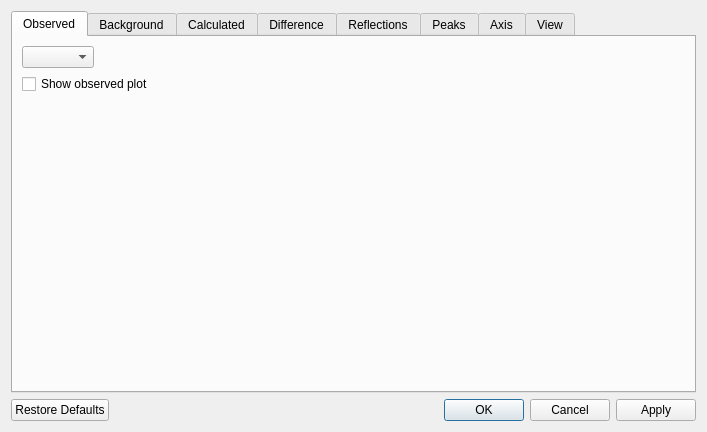
<?xml version="1.0" encoding="UTF-8"?>
<ui version="4.0">
 <class>PlotStyleDialog</class>
 <widget class="QDialog" name="PlotStyleDialog">
  <property name="geometry">
   <rect>
    <x>0</x>
    <y>0</y>
    <width>707</width>
    <height>432</height>
   </rect>
  </property>
  <property name="windowTitle">
   <string>Plot Options</string>
  </property>
  <layout class="QVBoxLayout" name="verticalLayout">
   <item>
    <widget class="QTabWidget" name="tabWidget">
     <property name="currentIndex">
      <number>0</number>
     </property>
     <widget class="QWidget" name="tabObserved">
      <attribute name="title">
       <string>Observed</string>
      </attribute>
      <layout class="QVBoxLayout" name="verticalLayout_3">
       <item>
        <layout class="QHBoxLayout" name="horizontalLayout">
         <item>
          <widget class="QComboBox" name="observedComboBox"/>
         </item>
         <item>
          <spacer name="horizontalSpacer">
           <property name="orientation">
            <enum>Qt::Horizontal</enum>
           </property>
           <property name="sizeHint" stdset="0">
            <size>
             <width>40</width>
             <height>20</height>
            </size>
           </property>
          </spacer>
         </item>
        </layout>
       </item>
       <item>
        <widget class="QCheckBox" name="obsCheckBox">
         <property name="text">
          <string>Show observed plot</string>
         </property>
        </widget>
       </item>
       <item>
        <widget class="LineStyleWidget" name="observedLineWidget" native="true"/>
       </item>
       <item>
        <widget class="MarkerStyleWidget" name="observedMarkerWidget" native="true"/>
       </item>
      </layout>
     </widget>
     <widget class="QWidget" name="tab_2">
      <attribute name="title">
       <string>Background</string>
      </attribute>
      <layout class="QVBoxLayout" name="verticalLayout_4">
       <item>
        <widget class="QCheckBox" name="backCheckBox">
         <property name="text">
          <string>Show background plot</string>
         </property>
        </widget>
       </item>
       <item>
        <widget class="LineStyleWidget" name="backgroundLineWidget" native="true"/>
       </item>
       <item>
        <widget class="QCheckBox" name="backpCheckBox">
         <property name="text">
          <string>Show background points</string>
         </property>
        </widget>
       </item>
       <item>
        <widget class="MarkerStyleWidget" name="backgroundPointWidget" native="true"/>
       </item>
      </layout>
     </widget>
     <widget class="QWidget" name="tab">
      <attribute name="title">
       <string>Calculated</string>
      </attribute>
      <layout class="QVBoxLayout" name="verticalLayout_5">
       <item>
        <widget class="QCheckBox" name="calcCheckBox">
         <property name="text">
          <string>Show calculated plot</string>
         </property>
        </widget>
       </item>
       <item>
        <widget class="LineStyleWidget" name="calculatedLineWidget" native="true"/>
       </item>
       <item>
        <spacer name="verticalSpacer">
         <property name="orientation">
          <enum>Qt::Vertical</enum>
         </property>
         <property name="sizeHint" stdset="0">
          <size>
           <width>20</width>
           <height>40</height>
          </size>
         </property>
        </spacer>
       </item>
      </layout>
     </widget>
     <widget class="QWidget" name="tab_3">
      <attribute name="title">
       <string>Difference</string>
      </attribute>
      <layout class="QVBoxLayout" name="verticalLayout_6">
       <item>
        <widget class="QCheckBox" name="diffCheckBox">
         <property name="text">
          <string>Show difference plot</string>
         </property>
        </widget>
       </item>
       <item>
        <widget class="LineStyleWidget" name="differenceLineWidget" native="true"/>
       </item>
       <item>
        <widget class="QCheckBox" name="cDiffCheckBox">
         <property name="text">
          <string>Show cumulative chi2 plot</string>
         </property>
        </widget>
       </item>
       <item>
        <widget class="LineStyleWidget" name="cumulativeLineWidget" native="true"/>
       </item>
      </layout>
     </widget>
     <widget class="QWidget" name="tab_4">
      <attribute name="title">
       <string>Reflections</string>
      </attribute>
      <layout class="QVBoxLayout" name="verticalLayout_8">
       <item>
        <layout class="QHBoxLayout" name="horizontalLayout_2">
         <item>
          <widget class="QComboBox" name="reflComboBox"/>
         </item>
         <item>
          <spacer name="horizontalSpacer_2">
           <property name="orientation">
            <enum>Qt::Horizontal</enum>
           </property>
           <property name="sizeHint" stdset="0">
            <size>
             <width>40</width>
             <height>20</height>
            </size>
           </property>
          </spacer>
         </item>
        </layout>
       </item>
       <item>
        <widget class="QCheckBox" name="reflCheckBox">
         <property name="text">
          <string>Show reflections ticks</string>
         </property>
        </widget>
       </item>
       <item>
        <widget class="LineStyleWidget" name="reflectionsLineWidget" native="true"/>
       </item>
       <item>
        <spacer name="verticalSpacer_3">
         <property name="orientation">
          <enum>Qt::Vertical</enum>
         </property>
         <property name="sizeHint" stdset="0">
          <size>
           <width>20</width>
           <height>40</height>
          </size>
         </property>
        </spacer>
       </item>
      </layout>
     </widget>
     <widget class="QWidget" name="tab_5">
      <attribute name="title">
       <string>Peaks</string>
      </attribute>
      <layout class="QVBoxLayout" name="verticalLayout_7">
       <item>
        <widget class="QCheckBox" name="peaksCheckBox">
         <property name="text">
          <string>Show peaks</string>
         </property>
        </widget>
       </item>
       <item>
        <widget class="LineStyleWidget" name="peaksLineWidget" native="true"/>
       </item>
       <item>
        <spacer name="verticalSpacer_2">
         <property name="orientation">
          <enum>Qt::Vertical</enum>
         </property>
         <property name="sizeHint" stdset="0">
          <size>
           <width>20</width>
           <height>40</height>
          </size>
         </property>
        </spacer>
       </item>
      </layout>
     </widget>
     <widget class="QWidget" name="tab_6">
      <attribute name="title">
       <string>Axis</string>
      </attribute>
      <layout class="QVBoxLayout" name="verticalLayout_9">
       <item>
        <layout class="QHBoxLayout" name="horizontalLayout_6" stretch="2,1">
         <item>
          <widget class="QGroupBox" name="groupBox">
           <property name="title">
            <string>Abscissa</string>
           </property>
           <layout class="QHBoxLayout" name="horizontalLayout_4">
            <item>
             <widget class="QRadioButton" name="tthetaRadioButton">
              <property name="text">
               <string>2theta</string>
              </property>
             </widget>
            </item>
            <item>
             <widget class="QRadioButton" name="dRadioButton">
              <property name="text">
               <string>d-spacing</string>
              </property>
             </widget>
            </item>
            <item>
             <widget class="QRadioButton" name="oneOverDRadioButton">
              <property name="text">
               <string>1/d</string>
              </property>
             </widget>
            </item>
            <item>
             <widget class="QRadioButton" name="oneOverD2RadioButton">
              <property name="text">
               <string>1/d^2</string>
              </property>
             </widget>
            </item>
           </layout>
          </widget>
         </item>
         <item>
          <widget class="QGroupBox" name="groupBox_2">
           <property name="title">
            <string>Scale</string>
           </property>
           <layout class="QHBoxLayout" name="horizontalLayout_8">
            <item>
             <widget class="QRadioButton" name="linearRadioButton">
              <property name="text">
               <string>Linear</string>
              </property>
             </widget>
            </item>
            <item>
             <widget class="QRadioButton" name="logarithmicRadioButton">
              <property name="text">
               <string>Logarithmic</string>
              </property>
             </widget>
            </item>
           </layout>
          </widget>
         </item>
        </layout>
       </item>
       <item>
        <layout class="QHBoxLayout" name="horizontalLayout_5">
         <item>
          <widget class="QLabel" name="label_4">
           <property name="text">
            <string>Selection:</string>
           </property>
           <property name="buddy">
            <cstring>axisComboBox</cstring>
           </property>
          </widget>
         </item>
         <item>
          <widget class="QComboBox" name="axisComboBox">
           <property name="sizePolicy">
            <sizepolicy hsizetype="Maximum" vsizetype="Fixed">
             <horstretch>0</horstretch>
             <verstretch>0</verstretch>
            </sizepolicy>
           </property>
           <item>
            <property name="text">
             <string>x axis 1</string>
            </property>
           </item>
           <item>
            <property name="text">
             <string>y axis 1</string>
            </property>
           </item>
           <item>
            <property name="text">
             <string>x axis 2</string>
            </property>
           </item>
           <item>
            <property name="text">
             <string>y axis 2</string>
            </property>
           </item>
          </widget>
         </item>
         <item>
          <spacer name="horizontalSpacer_4">
           <property name="orientation">
            <enum>Qt::Horizontal</enum>
           </property>
           <property name="sizeHint" stdset="0">
            <size>
             <width>40</width>
             <height>20</height>
            </size>
           </property>
          </spacer>
         </item>
        </layout>
       </item>
       <item>
        <widget class="QStackedWidget" name="axisStackedWidget">
         <property name="currentIndex">
          <number>0</number>
         </property>
         <widget class="QWidget" name="xAxis">
          <layout class="QVBoxLayout" name="verticalLayout_10">
           <item>
            <widget class="LineStyleWidget" name="xAxisLSWidget" native="true"/>
           </item>
           <item>
            <widget class="LineStyleWidget" name="xGridLSWidget" native="true"/>
           </item>
           <item>
            <widget class="QCheckBox" name="xAxisTickLabelsCheckBox">
             <property name="text">
              <string>Show Tick Labels</string>
             </property>
            </widget>
           </item>
          </layout>
         </widget>
         <widget class="QWidget" name="yAxis">
          <layout class="QVBoxLayout" name="verticalLayout_11">
           <item>
            <widget class="LineStyleWidget" name="yAxisLSWidget" native="true"/>
           </item>
           <item>
            <widget class="LineStyleWidget" name="yGridLSWidget" native="true"/>
           </item>
           <item>
            <layout class="QHBoxLayout" name="horizontalLayout_3">
             <item>
              <widget class="QCheckBox" name="yAxisTickLabelsCheckBox">
               <property name="text">
                <string>Show Tick Labels</string>
               </property>
              </widget>
             </item>
             <item>
              <widget class="QCheckBox" name="yOffsetCheckBox">
               <property name="text">
                <string>Y Offset</string>
               </property>
              </widget>
             </item>
             <item>
              <widget class="QLineEdit" name="yOffsetLineEdit">
               <property name="enabled">
                <bool>false</bool>
               </property>
               <property name="text">
                <string>1000</string>
               </property>
              </widget>
             </item>
             <item>
              <spacer name="horizontalSpacer_3">
               <property name="orientation">
                <enum>Qt::Horizontal</enum>
               </property>
               <property name="sizeHint" stdset="0">
                <size>
                 <width>40</width>
                 <height>20</height>
                </size>
               </property>
              </spacer>
             </item>
            </layout>
           </item>
          </layout>
         </widget>
         <widget class="QWidget" name="xAxis2">
          <layout class="QVBoxLayout" name="verticalLayout_12">
           <item>
            <widget class="LineStyleWidget" name="xAxis2LSWidget" native="true"/>
           </item>
           <item>
            <spacer name="verticalSpacer_4">
             <property name="orientation">
              <enum>Qt::Vertical</enum>
             </property>
             <property name="sizeHint" stdset="0">
              <size>
               <width>20</width>
               <height>40</height>
              </size>
             </property>
            </spacer>
           </item>
          </layout>
         </widget>
         <widget class="QWidget" name="yAxis2">
          <layout class="QVBoxLayout" name="verticalLayout_13">
           <item>
            <widget class="LineStyleWidget" name="yAxis2LSWidget" native="true"/>
           </item>
           <item>
            <spacer name="verticalSpacer_5">
             <property name="orientation">
              <enum>Qt::Vertical</enum>
             </property>
             <property name="sizeHint" stdset="0">
              <size>
               <width>20</width>
               <height>40</height>
              </size>
             </property>
            </spacer>
           </item>
          </layout>
         </widget>
        </widget>
       </item>
      </layout>
     </widget>
     <widget class="QWidget" name="tab_7">
      <property name="sizePolicy">
       <sizepolicy hsizetype="Preferred" vsizetype="Preferred">
        <horstretch>0</horstretch>
        <verstretch>0</verstretch>
       </sizepolicy>
      </property>
      <attribute name="title">
       <string>View</string>
      </attribute>
      <layout class="QFormLayout" name="formLayout_2">
       <item row="0" column="0">
        <widget class="QLabel" name="label">
         <property name="sizePolicy">
          <sizepolicy hsizetype="Preferred" vsizetype="MinimumExpanding">
           <horstretch>0</horstretch>
           <verstretch>0</verstretch>
          </sizepolicy>
         </property>
         <property name="minimumSize">
          <size>
           <width>0</width>
           <height>0</height>
          </size>
         </property>
         <property name="text">
          <string>Background Color</string>
         </property>
        </widget>
       </item>
       <item row="0" column="1">
        <widget class="ColorWidget" name="backgroundWidget" native="true"/>
       </item>
       <item row="1" column="0">
        <widget class="QLabel" name="label_2">
         <property name="sizePolicy">
          <sizepolicy hsizetype="Preferred" vsizetype="MinimumExpanding">
           <horstretch>0</horstretch>
           <verstretch>0</verstretch>
          </sizepolicy>
         </property>
         <property name="minimumSize">
          <size>
           <width>0</width>
           <height>0</height>
          </size>
         </property>
         <property name="text">
          <string>Layer Color</string>
         </property>
        </widget>
       </item>
       <item row="1" column="1">
        <widget class="ColorWidget" name="layerWidget" native="true"/>
       </item>
       <item row="2" column="0">
        <widget class="QLabel" name="label_3">
         <property name="text">
          <string>Display Legend</string>
         </property>
        </widget>
       </item>
       <item row="2" column="1">
        <widget class="QCheckBox" name="legendCheckBox">
         <property name="text">
          <string/>
         </property>
        </widget>
       </item>
       <item row="3" column="1">
        <spacer name="verticalSpacer_6">
         <property name="orientation">
          <enum>Qt::Vertical</enum>
         </property>
         <property name="sizeHint" stdset="0">
          <size>
           <width>20</width>
           <height>40</height>
          </size>
         </property>
        </spacer>
       </item>
      </layout>
     </widget>
    </widget>
   </item>
   <item>
    <widget class="QDialogButtonBox" name="buttonBox">
     <property name="orientation">
      <enum>Qt::Horizontal</enum>
     </property>
     <property name="standardButtons">
      <set>QDialogButtonBox::Apply|QDialogButtonBox::Cancel|QDialogButtonBox::Ok|QDialogButtonBox::RestoreDefaults</set>
     </property>
    </widget>
   </item>
  </layout>
 </widget>
 <customwidgets>
  <customwidget>
   <class>LineStyleWidget</class>
   <extends>QWidget</extends>
   <header>linestylewidget.h</header>
   <container>1</container>
  </customwidget>
  <customwidget>
   <class>MarkerStyleWidget</class>
   <extends>QWidget</extends>
   <header>markerstylewidget.h</header>
   <container>1</container>
  </customwidget>
  <customwidget>
   <class>ColorWidget</class>
   <extends>QWidget</extends>
   <header>colorwidget.h</header>
   <container>1</container>
  </customwidget>
 </customwidgets>
 <resources/>
 <connections>
  <connection>
   <sender>buttonBox</sender>
   <signal>accepted()</signal>
   <receiver>PlotStyleDialog</receiver>
   <slot>accept()</slot>
   <hints>
    <hint type="sourcelabel">
     <x>257</x>
     <y>422</y>
    </hint>
    <hint type="destinationlabel">
     <x>157</x>
     <y>274</y>
    </hint>
   </hints>
  </connection>
  <connection>
   <sender>buttonBox</sender>
   <signal>rejected()</signal>
   <receiver>PlotStyleDialog</receiver>
   <slot>reject()</slot>
   <hints>
    <hint type="sourcelabel">
     <x>325</x>
     <y>422</y>
    </hint>
    <hint type="destinationlabel">
     <x>286</x>
     <y>274</y>
    </hint>
   </hints>
  </connection>
 </connections>
</ui>
